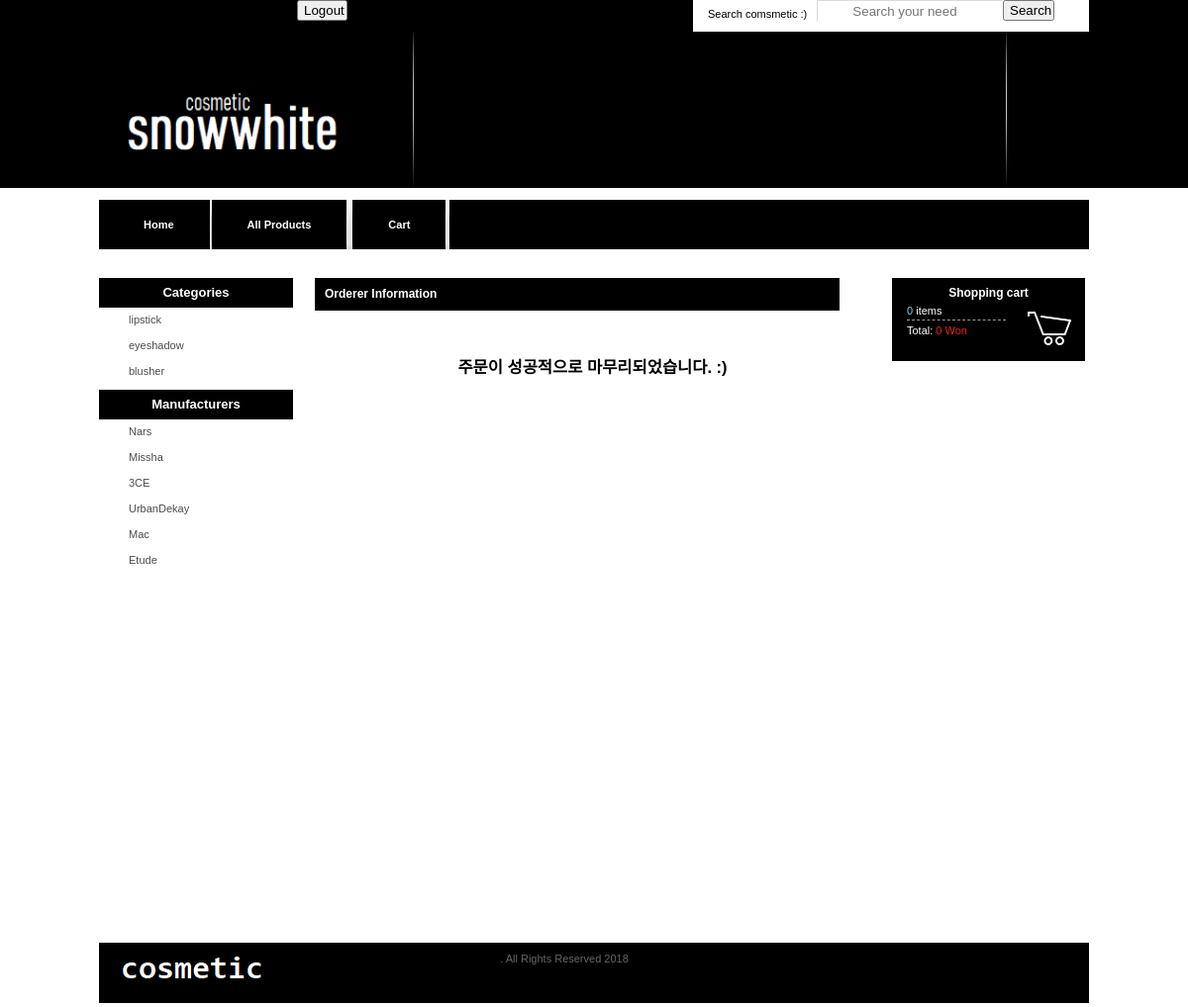
The app's page /logordersuccess.php with its own data.
### tables this page shows
CREATE TABLE `categories` (
  `cat_id` int(100) NOT NULL AUTO_INCREMENT,
  `cat_title` text NOT NULL,
  PRIMARY KEY (`cat_id`)
);

CREATE TABLE `brands` (
  `brand_id` int(100) NOT NULL AUTO_INCREMENT,
  `brand_title` text NOT NULL,
  PRIMARY KEY (`brand_id`)
);

### functions/logfunctions.php (the view, shortened to what this page needs)
<?php
 $con = mysqli_connect("localhost","root","1234","cosmetic");
function getcats(){
	global $con;
	$get_cats = "select * from categories";
	$run_cats = mysqli_query($con,$get_cats);
	while($row_cats=mysqli_fetch_array($run_cats)){
		$cat_title = $row_cats['cat_title'];
        $cat_id = $row_cats['cat_id'];
    echo "<li class=even><a href='logindex.php?cat=$cat_id'>$cat_title</a></li>";
	}
}
function getbrands(){
	global $con;
	$get_brands = "select * from brands";
	$run_brands = mysqli_query($con,$get_brands);
	while($row_brands=mysqli_fetch_array($run_brands)){
		$brand_title = $row_brands['brand_title'];
        $brand_id = $row_brands['brand_id'];
    echo "<li class=even><a href='logindex.php?brand=$brand_id'>$brand_title</a></li>";
	}
}
function getip(){
   $ip = $_SERVER['REMOTE_ADDR'];
    return $ip;
}
function total_items(){
   if(isset($_GET['addcart'])){
     global $con;
     $ip = getip();
     $getitems = "select * from cart where ip_add = '$ip'";
     $run_getitems = mysqli_query($con,$getitems);
     $count_items = mysqli_num_rows($run_getitems);
   }
  else{
     global $con;
     $ip = getip();
     $getitems = "select * from cart where ip_add = '$ip'";
     $run_getitems = mysqli_query($con,$getitems);
     $count_items = mysqli_num_rows($run_getitems);
  }
   echo $count_items;
}
function total_price(){
   $total = 0;
   echo  $total. "&nbsp;Won";
}
?>

### style.css (style rules this page uses)
body { background:url(images/bg.jpg) no-repeat #fff center top; padding:0; font-family:Arial, Helvetica, sans-serif; font-size:11px; margin:0px auto auto auto; color:#000; }
ul.left_menu li { margin:0px; list-style:none; }
ul.left_menu li.even a { width:166px;height:25px;display:block; no-repeat left #eee6e6;background-position:5px 5px;border-bottom:1px #FFFFFF solid; text-decoration:none;color:#504b4b;padding:0 0 0 30px; line-height:25px; }

### records on screen
categories: cat_title "lipstick"
categories: cat_title "eyeshadow"
categories: cat_title "blusher"
brands: brand_title "Nars"
brands: brand_title "Missha"
brands: brand_title "3CE"
brands: brand_title "UrbanDekay"
brands: brand_title "Mac"
brands: brand_title "Etude"

### other values on screen
$count_items "0"
$total "0"
